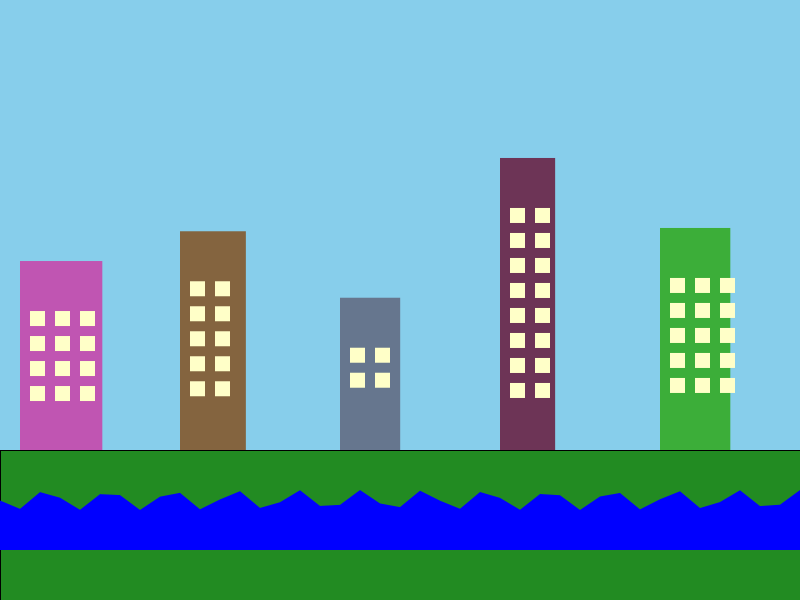
Frame 1 (no input)
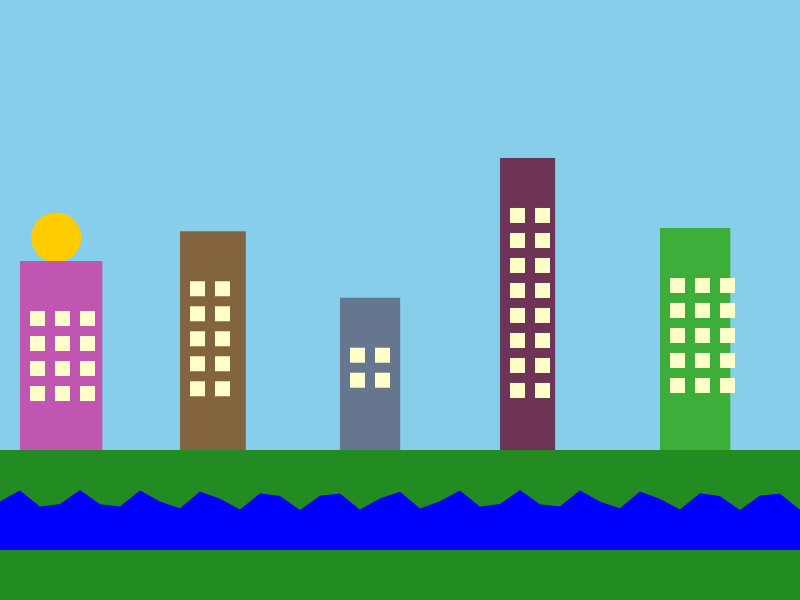
Frame 60 (the mouse pressed at the canvas centre just before this capture)
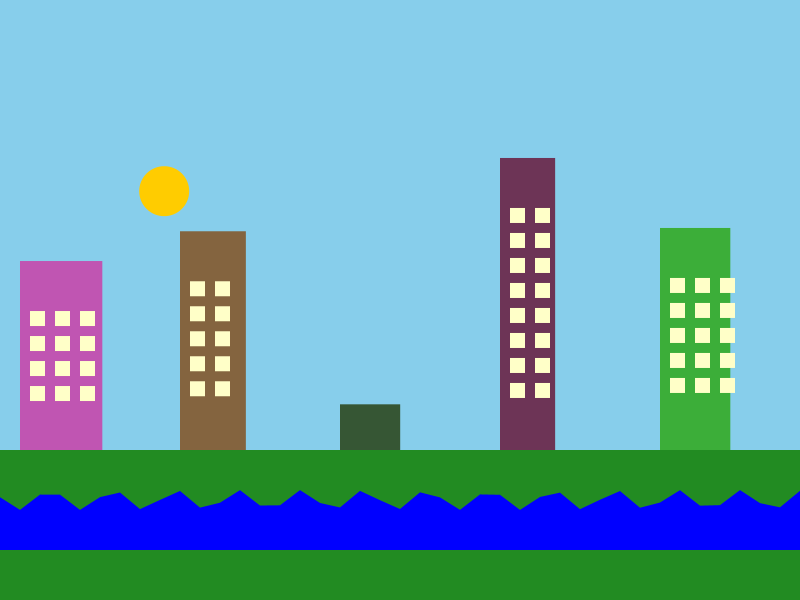
Frame 120 (the mouse held since frame 60 and released just before this capture)

The Processing sketch that drew these frames (run headless with seeded random() and noise(); from frame 60 on, the mouse is pressed at the canvas centre):

// Processing sketch: Ethan_Hansen
// ── Ethan_Hansen.pde

// Class of buildings
class Building {
  float x, y, width, height;
  color buildingColor;
  boolean isHovered;
  boolean isRebuilding;
  float rebuildProgress;
  Building(float x, float y, float width, float height, color buildingColor) {
    this.x = x;
    this.y = y;
    this.width = width;
    this.height = height;
    this.buildingColor = buildingColor;
    this.isHovered = false;
    this.isRebuilding = false;
    this.rebuildProgress = 1.0;
  }
//make the buildings chanhe to a new colour when rebuilt
  void display() {
    if (isRebuilding) {
      rebuildProgress += 0.005; // Slower rebuilding
      if (rebuildProgress == 0.0) {
        buildingColor = color(random(50, 200), random(50, 200), random(50, 200));
        while (buildingColor == color(34, 139, 34)) { // Prevent matching grass color
          buildingColor = color(random(50, 200), random(50, 200), random(50, 200));
        }
      }
      if (rebuildProgress >= 1.0) {
        rebuildProgress = 1.0;
        isRebuilding = false;
      }
    }

    float currentHeight = height * rebuildProgress;
    fill(isHovered ? color(255, 150, 150) : buildingColor);
    rect(x, y + height - currentHeight, width, currentHeight);

    // adding windows, ask alex for help to make these work
    fill(color(255, 255, 200));
    float windowSize = 15;
    float gap = 10;
    float floorHeight = 2 * (windowSize + gap); 
    for (float wx = x + gap; wx < x + width - gap; wx += windowSize + gap) {
      for (float wy = y + height - currentHeight + floorHeight; wy < y + height - gap - floorHeight; wy += windowSize + gap) {
        rect(wx, wy, windowSize, windowSize);
      }
    }
  }

  boolean contains(float px, float py) {
    return px > x && px < x + width && py > y + height - height * rebuildProgress && py < y + height;
  }
//change building to random colour when clicked
  void breakDown() {
    isRebuilding = true;
    rebuildProgress = 0.0;
    buildingColor = color(random(50, 200), random(50, 200), random(50, 200));
    while (buildingColor == color(34, 139, 34)) { // Prevent matching grass color
      buildingColor = color(random(50, 200), random(50, 200), random(50, 200));
    }
  }
}
// class repesenting the sky
class Sky {
  color dayColor;
  color nightColor;
  float transitionFactor; // 0 for day and 1 for night

  Sky(color dayColor, color nightColor) {
    this.dayColor = dayColor;
    this.nightColor = nightColor;
    this.transitionFactor = 0.0;
  }
  void update(float factor) {
    transitionFactor = constrain(factor, 0.0, 1.0);
  }
  void display(boolean isDay) {
    color currentColor = isDay ? dayColor : nightColor;
    background(currentColor);
  }
}



// Class for the Sun and Moon
class CelestialBody {
  float x, y, radius;
  color bodyColor;
  CelestialBody(float x, float y, float radius, color bodyColor) {
    this.x = x;
    this.y = y;
    this.radius = radius;
    this.bodyColor = bodyColor;
  }
//shaping the moon and suns path
  void update(float time, boolean isDay) {
    x = map(time, 0, 1, -radius, width + radius);
    float peakHeight = height / 4;
    float a = -4 * peakHeight / pow(width + 2 * radius, 2); // Parabolic arc (y = -x^2)
    y = -a * pow(x - width / 2, 2) + peakHeight; // Flip path to start by going up

    // Adjust color for day or night
    bodyColor = isDay ? color(255, 204, 0) : color(200);
  }
  void display() {
    fill(bodyColor);
    noStroke();
    ellipse(x, y, radius, radius);
  }
}
// Class representing the river(for the flow)
class River {
  float x, y, width, height;
  color riverColor;
  float flowOffset;//(this one is to make it look like he river is flowing)
  River(float x, float y, float width, float height, color riverColor) {
    this.x = x;
    this.y = y;
    this.width = width;
    this.height = height;
    this.riverColor = riverColor;
    this.flowOffset = 0;
  }

  void display() {
    flowOffset += 0.5;
    fill(riverColor);
    beginShape();
    for (float i = 0; i <= width; i += 20) {
      float yVariation = 10 * sin((i + flowOffset) * 0.1);
      vertex(x + i, y + yVariation);
    }
    vertex(width, y + height);
    vertex(x, y + height);
    endShape(CLOSE);
  }
}

// Global variables for the whole code
Sky sky;
CelestialBody sun, moon;
Building[] buildings;
River river;
float dayNightCycle = 0.0;
boolean isDay = true;
color groundColor = color(34, 139, 34); // Green for grass

void setup() {
  size(800, 600);
  // starting sky
  sky = new Sky(color(135, 206, 235), color(25, 25, 112));

  // strting Sun and Moon
  sun = new CelestialBody(-50, height / 4, 50, color(255, 204, 0));
  moon = new CelestialBody(-50, height / 4, 50, color(200));

  // starting buildings
  buildings = new Building[5];
  for (int i = 0; i < buildings.length; i++) {
    float bWidth = random(50, 100);
    float bHeight = random(150, 300);
    buildings[i] = new Building(i * 160 + 20, height - 150 - bHeight, bWidth, bHeight, color(random(50, 200), random(50, 200), random(50, 200)));
    while (buildings[i].buildingColor == groundColor) {
      buildings[i].buildingColor = color(random(50, 200), random(50, 200), random(50, 200));
    }
  }


  // river start
  river = new River(0, height - 100, width, 50, color(0, 0, 255));
}
void draw() {
  // Update the sky based on a daily cycle
  sky.update(dayNightCycle);
  sky.display(isDay);
  // Draw the ground
  fill(groundColor);
  rect(0, height - 150, width, 150); // Extend grass further up
  // Update celestial bodies
  if (isDay) {
    sun.update(dayNightCycle, true);
    sun.display();
  } else {
    moon.update(dayNightCycle, false);
    moon.display();
  }
  // show the river and buildings
  for (Building building : buildings) {
    building.isHovered = building.contains(mouseX, mouseY);
    building.display();
  }

  // Update day-night cycle
  river.display();
  if (isDay) {
    dayNightCycle += 0.002;
    if (dayNightCycle >= 1.0) {
      isDay = false;
    }
  } else {
    dayNightCycle -= 0.002;
    if (dayNightCycle <= 0.0) {
      isDay = true;
    }
  }
}


//make mouse click officially change the buldings
void mousePressed() {
  for (Building building : buildings) {
    if (building.contains(mouseX, mouseY)) {
      building.breakDown();
    }
  }
}
//I feel like I did to much making all these classes, but i couldnt think of another method to do it
